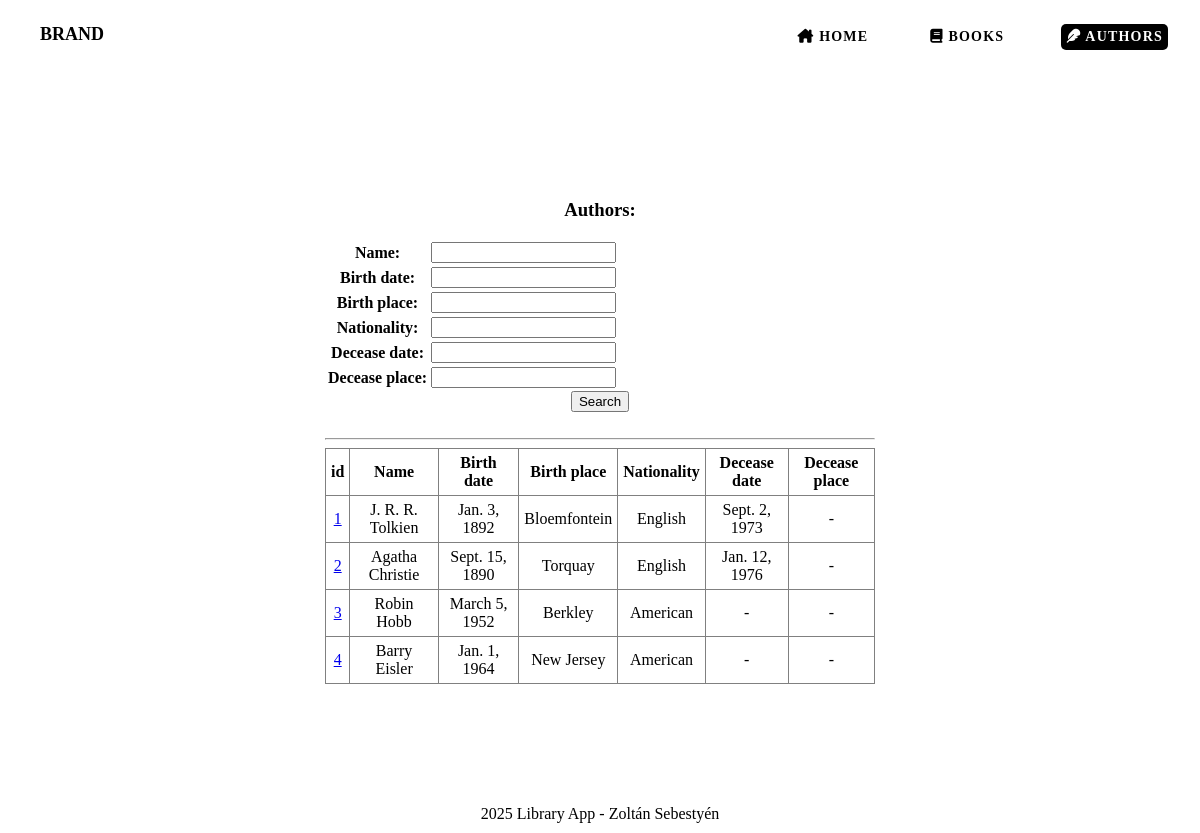
Page /library_application/authors on the earlier database version.
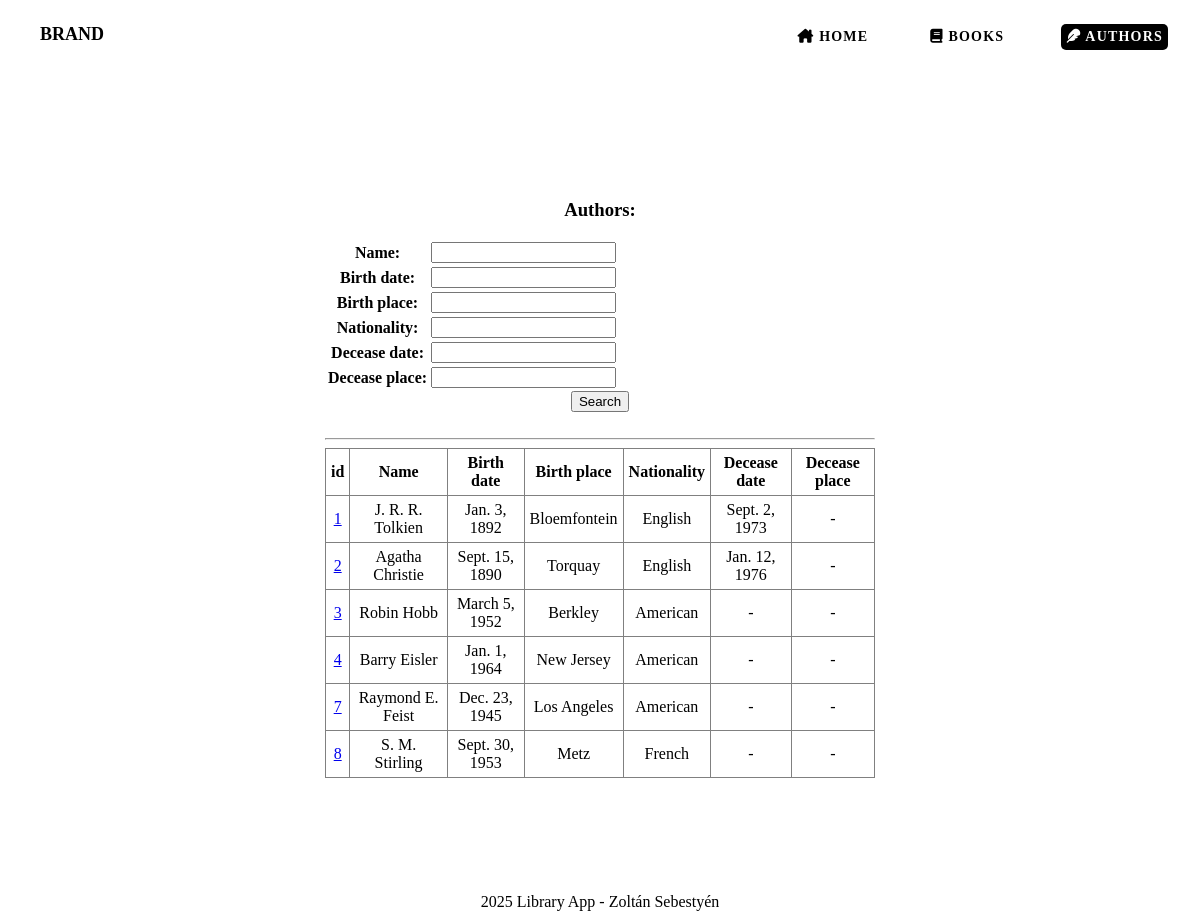
Same page on the later database version.
### library_application/models.py (models this page shows, shortened)
class Author(models.Model):
    name = models.CharField(max_length=100)
    birth_date = models.DateField()
    birth_place = models.CharField(max_length=50)
    nationality = models.CharField(max_length=50)
    decease_date = models.DateField(blank=True, null=True)
    decease_place = models.CharField(max_length=50, blank=True, null=True)

### library_application/views.py (the view, shortened to what this page needs)
# urls.py: path("authors", views.get_authors, name="author_list"),
def get_authors(request):
    authors = Author.objects.all()
    form = AuthorForm(request.GET or None)
    context = {
        'form': form,
        'authors': authors
    }
    return render(request, 'authors.html', context)

### library_application/forms.py
class AuthorForm(forms.ModelForm):
    class Meta:
        model = Author
        fields = '__all__'

### library_application/templates/authors.html (shortened to what this page needs)
{% load static %}
{% include "header.html" %}
        <main>
            <div class="main-content">
                <h3>Authors:</h3>
                <form method="get">
                <table>
                    {{ form.as_table }}
                </table>
                    <input type="submit" value="Search">
                </form>
                <br>
                <hr>
                {% if authors %}
                <table class="authors">
                    <tr>
                        <th>id</th>
                        <th>Name</th>
                        <th>Birth date</th>
                        <th>Birth place</th>
                        <th>Nationality</th>
                        <th>Decease date</th>
                        <th>Decease place</th>
                    </tr>
                    {% for author in authors %}
                        <tr>
                            <td><a href="{% url 'author_details' author_id=author.id %}">{{ author.id }}</a></td>
                            <td>{{ author.name }}</td>
                            <td>{{ author.birth_date }}</td>
                            <td>{{ author.birth_place }}</td>
                            <td>{{ author.nationality }}</td>
                            <td>
                            {% if author.decease_date %}
                            {{ author.decease_date }}
                            {% else %}
                            -
                            {% endif %}
                            </td>
                            <td>
                            {% if author.decease_palce %}
                            {{ author.decease_palce }}
                            {% else %}
                            -
                            {% endif %}
                            </td>
                        </tr>
                    {% endfor %}
                </table>
                {% else %}
                <p>No authors.</p>
                {% endif %}
            </div>
        </main>
        {% include "footer.html" %}
    </body>
</html>

Differences in the rows shown:
added Author: id "7", name "Raymond E. Feist", birth_date "Dec. 23, 1945", birth_place "Los Angeles", nationality "American"
added Author: id "8", name "S. M. Stirling", birth_date "Sept. 30, 1953", birth_place "Metz", nationality "French"
